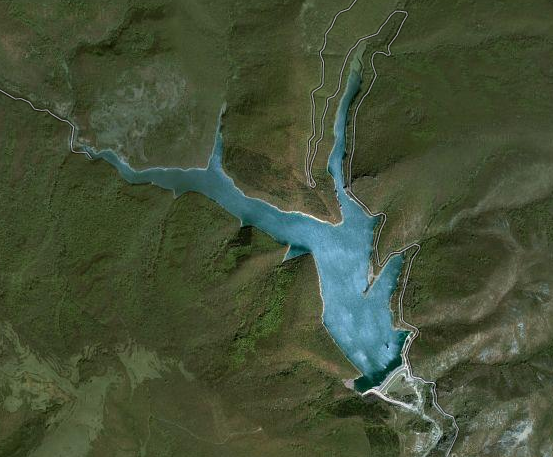
%> input picture lab5/images/Satellite1.tif, 553 x 457 px
$ octave task3_segmentation.m   (GNU Octave 9; MATLAB toolbox functions it lacks are replaced by stand-ins)
%> lines starting %> are read from the running program, lines starting %| are printed output that depends on the picture; in (x1, y1, x2, y2) boxes, pixels count from 0 and x2, y2 are one past the last pixel; in counts of white or black regions, pixels touching at a corner belong together; the program's own positions count from 1
pkg load image;
clear; close all;

img_dir = '../images/';
out_dir = '../results/';
if ~exist(out_dir, 'dir'); mkdir(out_dir); end

images = {'Satellite1', 'Satellite2'};

% HSV thresholds for water/reservoir segmentation (H and S in [0,1])
h_min = [0.50, 0.48];
h_max = [0.72, 0.75];
s_min = [0.15, 0.12];
s_max = [1.00, 1.00];

for k = 1:length(images)
    name    = images{k};
    img_rgb = imread([img_dir name '.tif']);
%> img_rgb is the input picture: size 457x553x3 uint8; mean R, G, B 68.7, 80, 54.6

    % Convert to HSV (values in [0,1])
    img_hsv = rgb2hsv(img_rgb);
%> img_hsv: size 457x553x3 double; mean H, S, V 0.24, 0.394, 0.317
    H = img_hsv(:,:,1);
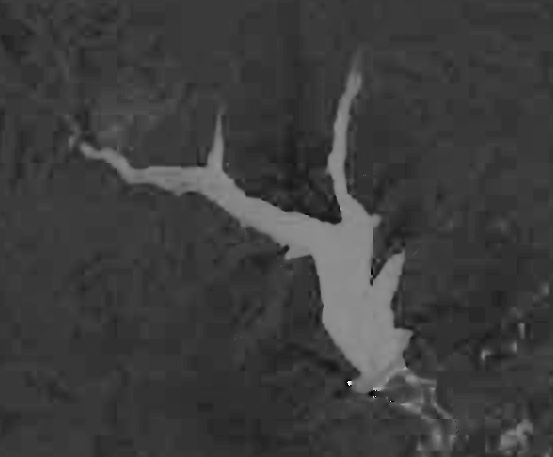
%> H: size 457x553 double; min 0, max 0.983, mean 0.24
    S = img_hsv(:,:,2);
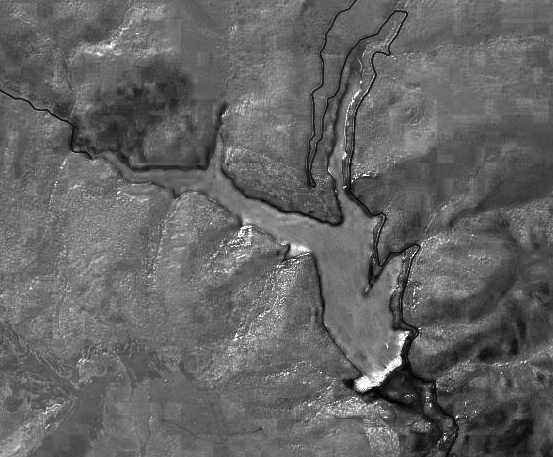
%> S: size 457x553 double; min 0, max 1, mean 0.394

    % Threshold mask for water (by H and S)
    mask = (H >= h_min(k)) & (H <= h_max(k)) & ...
           (S >= s_min(k)) & (S <= s_max(k));
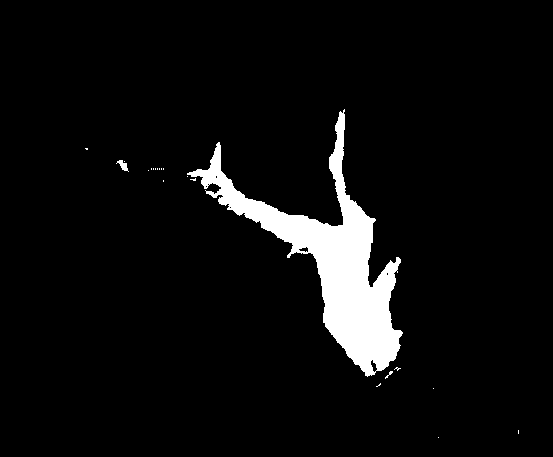
%> mask: size 457x553 logical; 5.4% white; 21 white regions (18 under 20 px), largest, box (x1, y1, x2, y2) and area: (187, 109, 403, 377) 13612, (116, 160, 129, 172) 68, (385, 371, 393, 379) 20

    % Morphological cleaning: open to remove noise, close to fill holes
    SE = strel('disk', 3, 0);
    mask_morph = imclose(imopen(mask, SE), SE);
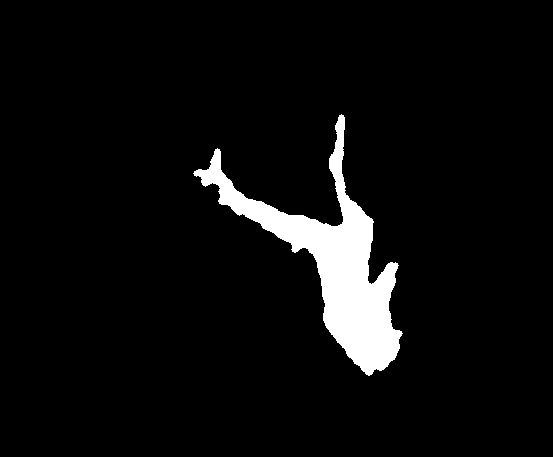
%> mask_morph: size 457x553 logical; 5.3% white; 1 white region, box (x1, y1, x2, y2) and area: (193, 114, 403, 376) 13393

    % Contour extraction via XOR
    contour_xor = xor(mask, mask_morph);
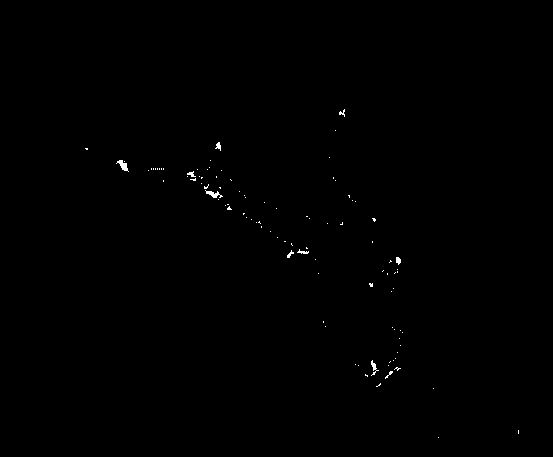
%> contour_xor: size 457x553 logical; 0.23% white in thin lines or dots, all inside (x1, y1, x2, y2) = (85, 109, 519, 438)

    % Save individual images
    imwrite(img_rgb,                      [out_dir 'task3_rgb_'        name '.png']);
    imwrite(im2uint8(H),                  [out_dir 'task3_H_'          name '.png']);
    imwrite(im2uint8(S),                  [out_dir 'task3_S_'          name '.png']);
    imwrite(im2uint8(double(mask)),       [out_dir 'task3_mask_'       name '.png']);
    imwrite(im2uint8(double(mask_morph)), [out_dir 'task3_mask_morph_' name '.png']);
    imwrite(im2uint8(double(contour_xor)),[out_dir 'task3_contour_'    name '.png']);

    % Composite comparison figure
    fig = figure('visible', 'off', 'Position', [0 0 1800 700]);
    subplot(2,3,1); imshow(img_rgb);    title('RGB оригинал');
    subplot(2,3,2); imshow(H);          title('Канал H');
    subplot(2,3,3); imshow(S);          title('Канал S');
    subplot(2,3,4); imshow(mask);       title('Маска (праг)');
    subplot(2,3,5); imshow(mask_morph); title('Маска (морфология)');
    subplot(2,3,6); imshow(contour_xor);title('Контури (XOR)');
    saveas(fig, [out_dir 'task3_comparison_' name '.png']);
    close(fig);
end
%> pass 2 of the loop `for k = 1:length(images)`:
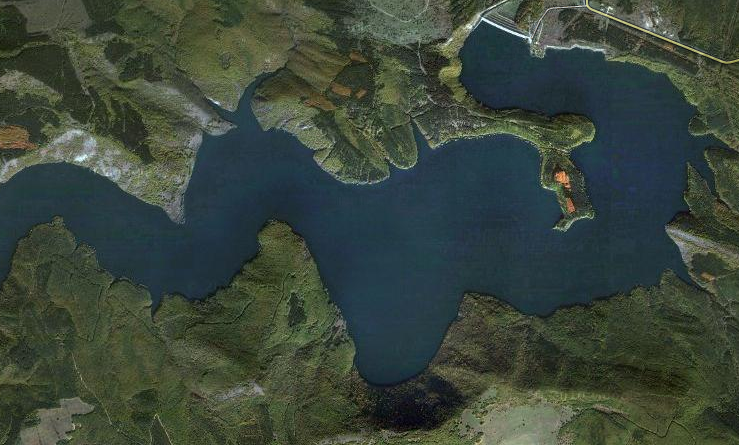
%> input picture lab5/images/Satellite2.tif, 739 x 445 px
%> img_rgb is the input picture: size 445x739x3 uint8; mean R, G, B 58.5, 70, 59.3
%> img_hsv: size 445x739x3 double; mean H, S, V 0.346, 0.346, 0.288
%> H: size 445x739 double
%> S: size 445x739 double
%> `mask = (H >= h_min(k)) & (H <= h_max(k)) & (S >= s_min(k)) & (S <= s_m..`:
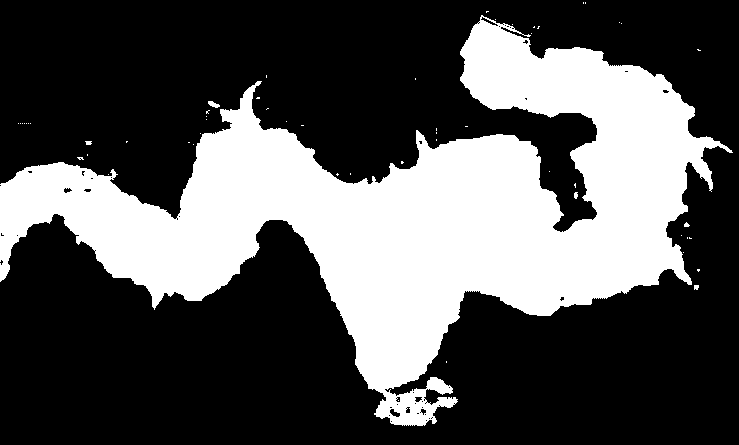
%> mask: size 445x739 logical; 33.1% white; 56 white regions (50 under 20 px), largest, box (x1, y1, x2, y2) and area: (0, 15, 733, 426) 108688, (208, 101, 220, 108) 50, (85, 141, 92, 145) 23, (574, 192, 578, 199) 23, (694, 285, 699, 290) 22, (684, 222, 690, 227) 20
%> mask_morph: size 445x739 logical; 32.9% white; 1 white region, box (x1, y1, x2, y2) and area: (0, 20, 718, 426) 108222
%> `contour_xor = xor(mask, mask_morph);`:
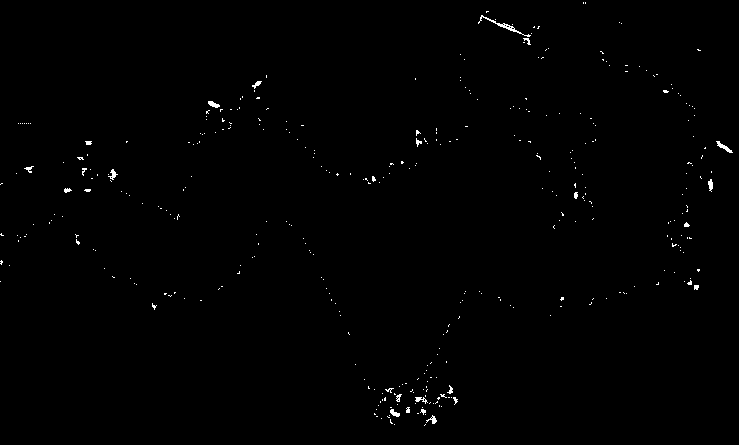
%> contour_xor: size 445x739 logical; 0.5% white in thin lines or dots
